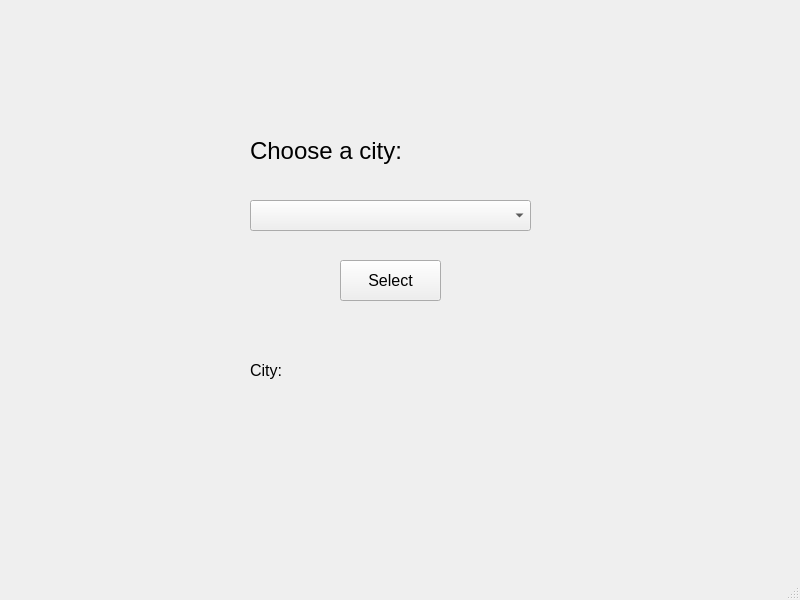
<?xml version="1.0" encoding="UTF-8"?>
<ui version="4.0">
 <class>MainWindow</class>
 <widget class="QMainWindow" name="MainWindow">
  <property name="geometry">
   <rect>
    <x>0</x>
    <y>0</y>
    <width>800</width>
    <height>600</height>
   </rect>
  </property>
  <property name="windowTitle">
   <string>MainWindow</string>
  </property>
  <widget class="QWidget" name="centralwidget">
   <widget class="QComboBox" name="comboBox">
    <property name="geometry">
     <rect>
      <x>250</x>
      <y>200</y>
      <width>281</width>
      <height>31</height>
     </rect>
    </property>
    <property name="font">
     <font>
      <pointsize>12</pointsize>
     </font>
    </property>
   </widget>
   <widget class="QLabel" name="label">
    <property name="geometry">
     <rect>
      <x>250</x>
      <y>120</y>
      <width>191</width>
      <height>61</height>
     </rect>
    </property>
    <property name="font">
     <font>
      <pointsize>18</pointsize>
     </font>
    </property>
    <property name="text">
     <string>Choose a city:</string>
    </property>
   </widget>
   <widget class="QLabel" name="label_2">
    <property name="geometry">
     <rect>
      <x>250</x>
      <y>340</y>
      <width>141</width>
      <height>61</height>
     </rect>
    </property>
    <property name="font">
     <font>
      <pointsize>12</pointsize>
     </font>
    </property>
    <property name="text">
     <string>City: </string>
    </property>
   </widget>
   <widget class="QPushButton" name="pushButton">
    <property name="geometry">
     <rect>
      <x>340</x>
      <y>260</y>
      <width>101</width>
      <height>41</height>
     </rect>
    </property>
    <property name="font">
     <font>
      <pointsize>12</pointsize>
     </font>
    </property>
    <property name="text">
     <string>Select</string>
    </property>
   </widget>
  </widget>
  <widget class="QMenuBar" name="menubar">
   <property name="geometry">
    <rect>
     <x>0</x>
     <y>0</y>
     <width>800</width>
     <height>21</height>
    </rect>
   </property>
  </widget>
  <widget class="QStatusBar" name="statusbar"/>
 </widget>
 <resources/>
 <connections/>
</ui>
